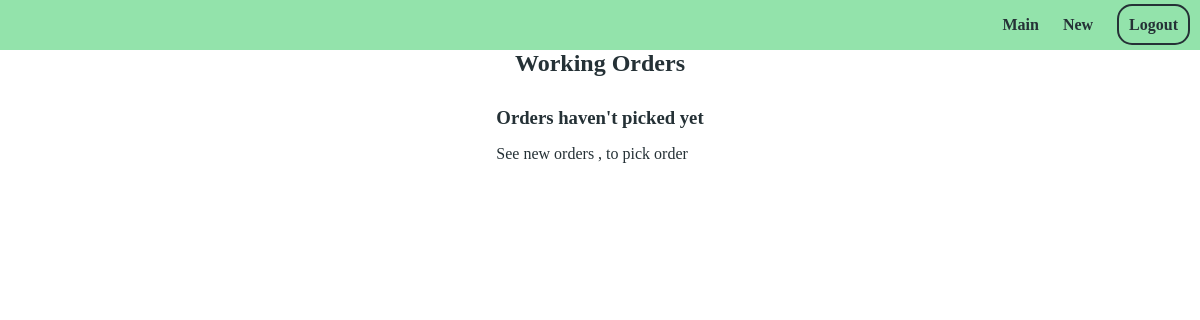
Page /app/owner_index (signed in) on the earlier database version.
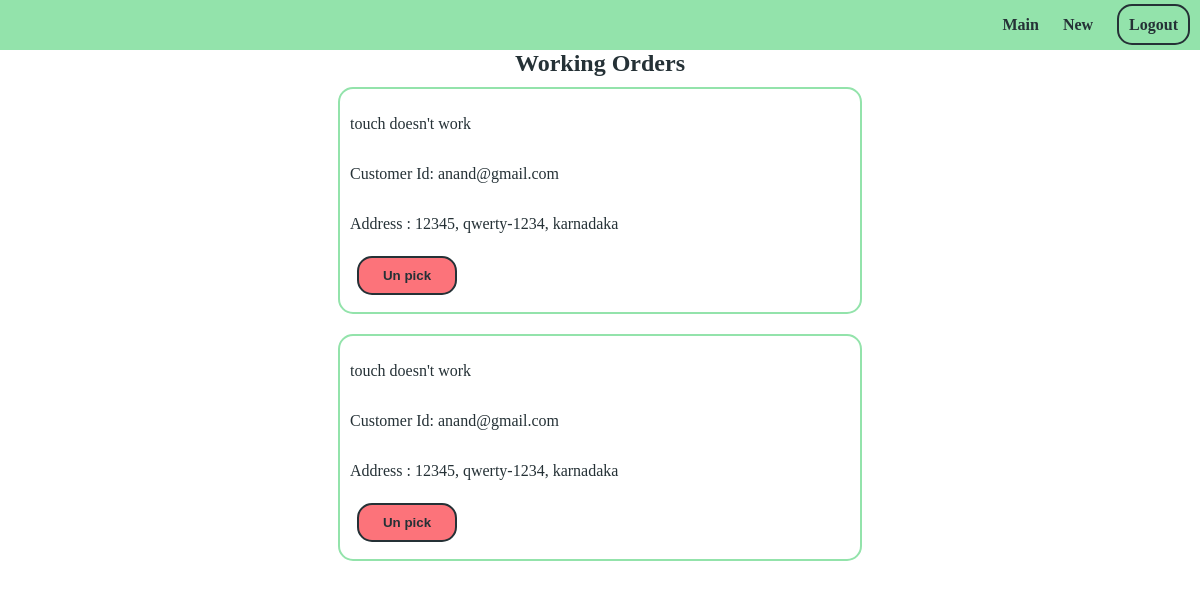
Same page on the later database version.
### app/models.py (models this page shows)
class IssueModel(models.Model):
    issue = models.TextField(blank=False,null=False)
    customer_name = models.ForeignKey(CustomUser,on_delete=models.CASCADE)
    address = models.TextField(blank=False,null=False)
    state = models.CharField(max_length=200 ,blank=False,null=False)
    district = models.CharField(max_length=200 , blank=False,null=False)
    pincode = models.IntegerField(blank=False,null=False)
    command = models.TextField()
    owner_id = models.CharField(max_length=200)
    selected = models.BooleanField(default=False)
    picked = models.BooleanField(default=False)

class CustomUser(AbstractUser):
    username = models.CharField(max_length=30,unique=False)
    company_name = models.CharField(max_length=100)
    phone = models.CharField(max_length=100,blank=False,null=False)
    address = models.TextField(max_length=300,blank=False,null=False)
    state = models.CharField(max_length=100,blank=False , null = False)
    district = models.CharField(max_length=200, blank=False , null = False)
    pincode = models.CharField(max_length=200,blank = True , null = True)
    is_owner = models.BooleanField(blank = True , null = True)
    def __str__(self):
        return self.email

### app/views.py (the view)
# urls.py: path('owner_index',owner_index , name ="owner_index"),
@login_required(login_url='/accounts/login/')
def owner_index(request):
	instance = IssueModel.objects.filter(selected=True,owner_id=request.user.email,picked=True)
	context = {
	'title' : "Working Orders",
	'picked_lists' : instance
	}
	if request.method == "POST":
		data = request.POST
		new_instance = IssueModel.objects.get(id=data['data_id'])
		new_instance.picked = False
		new_instance.save()
		return redirect('owner_index')
	return render(request,'app/owner_index.html',context)

### app/templates/app/owner_index.html (shortened to what this page needs)
{% extends "app/base.html" %}
{% block content %}
<h2>Working Orders</h2>
{% for item in picked_lists %}
<div id="list_select_div">
	<p>{{item.issue}}</p>
	<p>Customer Id: {{item.customer_name}}</p>
	<p>Address : {{item.address}}, {{item.district}}-{{item.pincode}}, {{item.state}} </p>
	<form method="POST">
		<input id="un_pick"  type="submit" name="" value="Un pick">
	</form>
</div>
{% empty %}
<div style="margin-top:30px;">
<h3>Orders haven't picked yet </h3>
<p>See new orders , to pick order</p>
</div>
{% endfor %}
{% endblock %}

Differences in the rows shown:
added IssueModel: issue "touch doesn't work", customer_name "anand@gmail.com", address "12345", district "qwerty", pincode "1234", state "karnadaka"
added IssueModel: issue "touch doesn't work", customer_name "anand@gmail.com", address "12345", district "qwerty", pincode "1234", state "karnadaka"
Other differences:
text no longer shown: "Orders haven't picked yet See new orders , to pick order"
